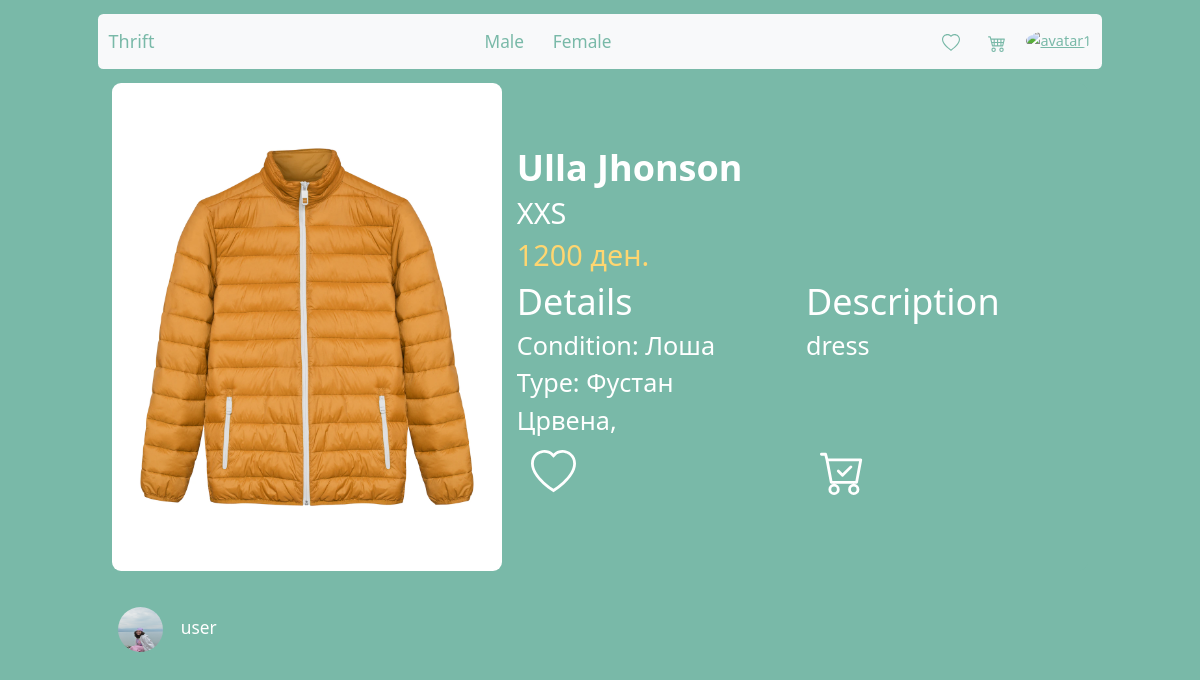
The page /product/20/ (signed in) on the database its author committed.
### Thrift/models.py (models this page shows, shortened)
class Product(models.Model):
    user = models.ForeignKey(CustomUser, on_delete=models.CASCADE)
    price = models.PositiveIntegerField()
    conditionValues=[
        ('Лоша', 'Bad'),
        ('Средна', 'Average'),
        ('Добра', 'Good'),
        ('Одлична', 'Great')
    ]
    sizeValues=[
        ('XXS', 'Extra Extra Small'),
        ('XS', 'Extra Small'),
        ('S', 'Small'),
        ('M', 'Medium'),
        ('L', 'Large'),
        ('XL', 'Extra Large'),
        ('XXL', 'Extra Extra Large')
    ]
    condition = models.CharField(max_length=255,choices=conditionValues)
    size = models.CharField(max_length=255,choices=sizeValues)
    description = models.CharField(max_length=255)
    shop = models.CharField(max_length=255)
    typeClothes = [
        ('Фустан', 'Dress'),
        ('Панталони', 'Pants'),
        ('Блуза', 'Shirt'),
        ('Џемпер', 'Jumpers'),
        ('Јакна', 'Coat'),
        ('Фармерки', 'Jeans'),
        ('Аксесоари', 'Accessories'),
        ('Суќна', 'Skirt')
    ]
    type = models.CharField(max_length=255,choices=typeClothes)
    colors = models.ManyToManyField(Color, null=True, blank=True)
    genders=[
        ('M','Male'),
        ('F','Female')
    ]
    gender = models.CharField(max_length=255,choices=genders)
    sold = models.BooleanField(null=True,blank=True)
    sent = models.BooleanField(null=True,blank=True)
    date_sent=models.DateTimeField(auto_now=True)
    accepted = models.BooleanField(null=True,blank=True)
    date_accepted = models.DateTimeField(auto_now=True)

class ImageProd(models.Model):
    image=models.ImageField()
    product=models.ForeignKey(Product,on_delete=models.CASCADE,related_name='images')

class Color(models.Model):
    colorList = [
        ('Сина', 'Blue'),
        ('Црвена', 'Red'),
        ('Зелена', 'Green'),
        ('Жолта', 'Yellow'),
        ('Розева', 'Pink'),
        ('Виолетова', 'Purple'),
        ('Црна', 'Black'),
        ('Бела', 'White')
    ]
    color=models.CharField(max_length=255,choices=colorList)
    def __str__(self):
        return self.color

class CustomUser(AbstractUser):
    image = models.ImageField(null=True, blank=True)
    groups = models.ManyToManyField(Group, related_name='custom_users', null=True, blank=True)
    user_permissions = models.ManyToManyField(Permission, related_name='custom_users', null=True, blank=True)

### Thrift/views.py (the view)
# urls.py: path('product/<int:pk>/', product_details, name='product-details'),
def product_details(request, pk):
    if request.user.is_anonymous:
        product = get_object_or_404(Product, pk=pk)
        context = {
            'product': product,
            'userProduct': product.user
        }
    else:
        product = get_object_or_404(Product, pk=pk)
        logged_in=request.user
        fav = Favorites.objects.filter(user=request.user).all()
        favorites = []
        for f in fav:
            if not f.product.sold:
                favorites.append(f.product)
        cart = ShoppingCart.objects.filter(user=request.user).first()
        prod = ShoppingItem.objects.filter(cart=cart).all()
        products = []
        for p in prod:
            if not p.item.sold:
                products.append(p.item)
        colors=product.colors.all()
        context = {
            'logged_in':logged_in,
        'product': product,
        'favorites':favorites,
        'cartItems':products,
        'userProduct':product.user
        }
    return render(request, 'product_details.html', context)

### templates/product_details.html (shortened to what this page needs)
{% extends "base_generic.html" %}
{% block content %}
    <div class="card m-3" style="border-width:0px">
        <img height="100%" width="40%" src="{{ product.images.first.image.url }}" class="card-img-left rounded-img"
             alt="Item 1">
        <div class="card-body">
            <h1 class="card-title">{{ product.shop }}</h1>
            <h2 class="card-text">{{ product.size }}</h2>
            <h2 class="card-text card-price">{{ product.price }} ден.</h2>
            <div class="row">
                <div class="col">
                    <h1>Details</h1>
                    <h3 class="card-title" style="font-weight: normal">Condition: {{ product.condition }}</h3>
                    <h3 class="card-text" style="font-weight: normal">Type: {{ product.type }}</h3>
                    <h3 class="card-text" style="font-weight: normal">
                        {% for color in product.colors.all %}
                            <span>{{ color }},</span>
                        {% endfor %}
                    </h3>
                        </div>
                        <div class="col">
                        <h1>Description</h1>
                        <h3 style="font-weight: normal;height: 35%" class="card-text">{{ product.description }}</h3>
                    </div>
            </div>
            <div class="row">
            <div class="col">
            {% if userProduct != logged_in %}
                    {% if user.is_authenticated %}
                        {% if product in favorites %}
                            <form method="POST" class="m-3" action="{% url 'remove_from_favorites' %}"
                                  style="display: inline-block; padding-right:5px ">
                                {% csrf_token %}
                                <input type="hidden" value="{{ product.id }}" name="id">
                                <button type="submit" class="card-text justify-content-end" style="all: unset;">
                    <span style="font-size: 1.2em;">
                        <svg xmlns="http://www.w3.org/2000/svg" width="50" height="50" fill="currentColor"
                             class="bi bi-heart-fill" viewBox="0 0 16 16">
                            <path fill-rule="evenodd"
                                  d="M8 1.314C12.438-3.248 23.534 4.735 8 15-7.534 4.736 3.562-3.248 8 1.314z"/>
                        </svg>
                    </span>
                                </button>
                            </form>
                        {% else %}
                            <form method="POST" class="m-3" action="{% url 'add_to_favorites' %}"
                                  style="display: inline-block; padding-right:5px ">
                                <button type="submit" class="card-text justify-content-end" style="all: unset;"><span
                                        style="font-size: 1.2em;">
                    </span>
                                </button>
                            </form>
                        {% endif %}
                        </div>
                        <div class="col">
                        {% if product in cartItems %}
                            <form method="POST" class="m-3" action="{% url 'remove_from_cart' %}"
                                  style="display: inline-block">
                                {% csrf_token %}
                                <input type="hidden" value="{{ product.id }}" name="id">
                                <button type="submit" class="card-text justify-content-end" style="all: unset;">
                    <span style="font-size: 1.2em;">
                        <svg xmlns="http://www.w3.org/2000/svg" width="50" height="50" fill="currentColor"
                             class="bi bi-cart-dash-fill" viewBox="0 0 16 16">
                            <path d="M.5 1a.5.5 0 0 0 0 1h1.11l.401 1.607 1.498 7.985A.5.5 0 0 0 4 12h1a2 2 0 1 0 0 4 2 2 0 0 0 0-4h7a2 2 0 1 0 0 4 2 2 0 0 0 0-4h1a.5.5 0 0 0 .491-.408l1.5-8A.5.5 0 0 0 14.5 3H2.89l-.405-1.621A.5.5 0 0 0 2 1H.5zM6 14a1 1 0 1 1-2 0 1 1 0 0 1 2 0zm7 0a1 1 0 1 1-2 0 1 1 0 0 1 2 0zM6.5 7h4a.5.5 0 0 1 0 1h-4a.5.5 0 0 1 0-1z"/>
                        </svg>
                    </span>
                                </button>
                            </form>
                        {% else %}
                            <form method="POST" class="m-3" action="{% url 'add_to_cart' %}"
                                  style="display: inline-block">
                                <button type="submit" class="card-text justify-content-end" style="all: unset;"><span
                                        style="font-size: 1.2em;">
                    </span>
                                </button>
                            </form>
                        {% endif %}
                    {% endif %}
            {% endif %}
                    </div>
            </div>
        </div>
    </div>
    <div class="nav-item" style="padding-top: 8px;padding-left: 6px">
        <a href="{% url 'profile' userProduct.id %}" style="text-decoration: none;color: inherit;">
            {% if userProduct.image %}
                <img class="rounded-circle m-3" width="50" height="50" alt="avatar1" src="{{ userProduct.image.url }}"/>
                <span style="font-size: larger">{{ userProduct.username }}</span>
            {% else %}
                <img class="rounded-circle m-3" width="50" height="50" alt="avatar1"
                     src="https://st3.depositphotos.com/6672868/13701/v/450/depositphotos_137014128-stock-illustration-user-profile-icon.jpg"/>
                <span style="font-size: larger">{{ userProduct.username }}</span>
            {% endif %}
        </a>
    </div>
{% endblock %}

### templates/base_generic.html (style rules this page uses)
body { background-color: #79b9a8; color: #fff; }
.rounded-img { border-radius: 10px; }
.card { background-color: #79b9a8; color: #fff; border-radius: 10px; margin-bottom: 20px; }
.card-title { font-weight: bold; }
.card-price { color: #ffd670; }
@media only screen and (max-width: 1200px) { .card img { width: 40%; } }
.card { align-items: center; }
.card { flex-direction: row; }
html { zoom: 90%; }

### rows shown on the page
Product: images.first.image (picture), shop "Ulla Jhonson", size "XXS", price "1200", condition "Лоша", type "Фустан", description "dress"
Color: color "Црвена"
CustomUser: image (picture), username "user"
